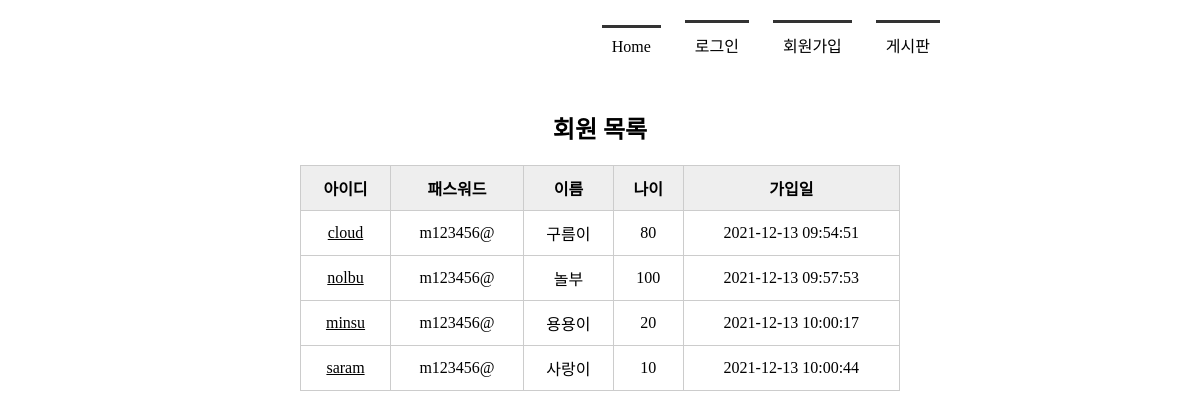
Page /memberlist/ on the committed database.
### tables this page shows
CREATE TABLE member(
    mid         CHAR(5)         PRIMARY KEY,           
    passwd      CHAR(8)         NOT NULL,
    name        TEXT            NOT NULL,
    age         INTEGER,
    regDate     TIMESTAMP DATE DEFAULT(datetime('now', 'localtime'))
          );

### app.py (the view)
@app.route('/memberlist/')
def memberlist():
    conn = getconn()
    cur = conn.cursor()
    sql = "SELECT * FROM member"
    cur.execute(sql)
    rs = cur.fetchall()     #db에서 가져온 데이터
    conn.close()
    return render_template('memberlist.html', rs=rs)    #받은 db를 다시 html로 보냄

### app.py (called while the page is built)
def getconn():
    conn = sqlite3.connect('./memberdb.db')
    return conn

### templates/memberlist.html (shortened to what this page needs)
<!DOCTYPE html>
<html lang="en">
<head>
    <link rel = "stylesheet" href="{{ url_for('static', filename='css/style.css') }}">
</head>
<body>
    <div id ="container">
        {% include 'navbar.html' %}
        <section>
            <h1>회원 목록</h1>
            <table>
                <tr>
                    <th>아이디</th>
                    <th>패스워드</th>
                    <th>이름</th>
                    <th>나이</th>
                    <th>가입일</th>
                </tr>
                {% for i in rs %}
                <tr>
                    <td><a href = "{{ url_for('member_view', id = i[0]) }}">{{ i[0] }}</a></td>
                    <td>{{ i[1] }}</td>
                    <td>{{ i[2] }}</td>
                    <td>{{ i[3] }}</td>
                    <td>{{ i[4] }}</td>
                </tr>
                {% endfor %}
            </table>
        </section>
    </div>
</body>
</html>

### static/css/style.css (style rules this page uses)
* { margin: 0; padding:0; }
#container { width: 1000px; margin: 10px auto; }
section { text-align: center; }
section table { width : 600px; border-collapse: collapse; }
section h1 { margin-bottom: 20px; }
section table, th, td { border: 1px solid #ccc; margin: 0 auto; padding: 10px; }
section table th { background-color: #eee }
section table a { color: black }

### rows in the picture
member: mid "cloud", passwd "m123456@", name "구름이", age "80", regDate "2021-12-13 09:54:51"
member: mid "nolbu", passwd "m123456@", name "놀부", age "100", regDate "2021-12-13 09:57:53"
member: mid "minsu", passwd "m123456@", name "용용이", age "20", regDate "2021-12-13 10:00:17"
member: mid "saram", passwd "m123456@", name "사랑이", age "10", regDate "2021-12-13 10:00:44"
